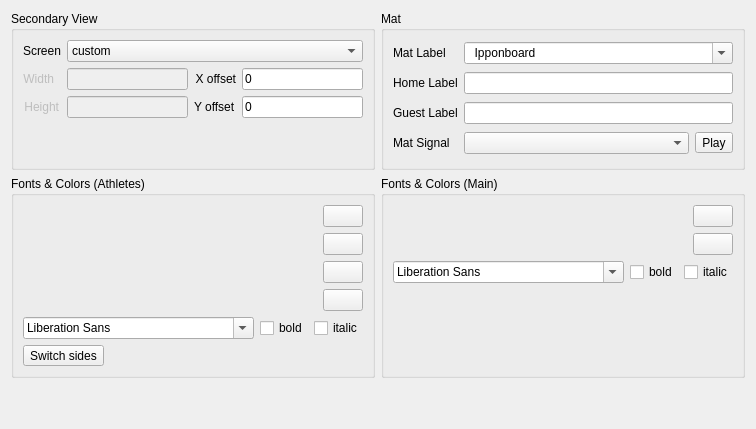
     <widget class="QWidget" name="tab_general">
      <attribute name="icon">
       <iconset resource="ipponboard.qrc">
        <normaloff>:/res/icons/settings.png</normaloff>:/res/icons/settings.png</iconset>
      </attribute>
      <attribute name="title">
       <string>General</string>
      </attribute>
      <layout class="QVBoxLayout" name="verticalLayout_6">
       <item>
        <layout class="QHBoxLayout" name="horizontalLayout_15" stretch="1,1">
         <property name="bottomMargin">
          <number>0</number>
         </property>
         <item>
          <widget class="QGroupBox" name="groupBox_2nd_view">
           <property name="title">
            <string>Secondary View</string>
           </property>
           <property name="checkable">
            <bool>false</bool>
           </property>
           <layout class="QGridLayout" name="gridLayout_4" columnstretch="1,0,0,0">
            <item row="2" column="2">
             <widget class="QLabel" name="label_offsetY">
              <property name="enabled">
               <bool>true</bool>
              </property>
              <property name="sizePolicy">
               <sizepolicy hsizetype="Fixed" vsizetype="Preferred">
                <horstretch>0</horstretch>
                <verstretch>0</verstretch>
               </sizepolicy>
              </property>
              <property name="text">
               <string>Y offset</string>
              </property>
             </widget>
            </item>
            <item row="1" column="3">
             <widget class="QLineEdit" name="lineEdit_offsetX">
              <property name="enabled">
               <bool>true</bool>
              </property>
              <property name="sizePolicy">
               <sizepolicy hsizetype="Expanding" vsizetype="Fixed">
                <horstretch>0</horstretch>
                <verstretch>0</verstretch>
               </sizepolicy>
              </property>
              <property name="maximumSize">
               <size>
                <width>16777215</width>
                <height>16777215</height>
               </size>
              </property>
              <property name="text">
               <string notr="true">0</string>
              </property>
             </widget>
            </item>
            <item row="0" column="0">
             <widget class="QLabel" name="label_screen">
              <property name="text">
               <string>Screen</string>
              </property>
             </widget>
            </item>
            <item row="1" column="1">
             <widget class="QLineEdit" name="lineEdit_fixedsize_width">
              <property name="enabled">
               <bool>false</bool>
              </property>
              <property name="sizePolicy">
               <sizepolicy hsizetype="Expanding" vsizetype="Fixed">
                <horstretch>0</horstretch>
                <verstretch>0</verstretch>
               </sizepolicy>
              </property>
              <property name="maximumSize">
               <size>
                <width>16777215</width>
                <height>16777215</height>
               </size>
              </property>
              <property name="inputMethodHints">
               <set>Qt::InputMethodHint::ImhDigitsOnly</set>
              </property>
             </widget>
            </item>
            <item row="1" column="2">
             <widget class="QLabel" name="label_offsetX">
              <property name="enabled">
               <bool>true</bool>
              </property>
              <property name="sizePolicy">
               <sizepolicy hsizetype="Fixed" vsizetype="Preferred">
                <horstretch>0</horstretch>
                <verstretch>0</verstretch>
               </sizepolicy>
              </property>
              <property name="text">
               <string>X offset</string>
              </property>
              <property name="alignment">
               <set>Qt::AlignmentFlag::AlignRight|Qt::AlignmentFlag::AlignTrailing|Qt::AlignmentFlag::AlignVCenter</set>
              </property>
             </widget>
            </item>
            <item row="1" column="0">
             <widget class="QLabel" name="label_screen_width">
              <property name="enabled">
               <bool>false</bool>
              </property>
              <property name="sizePolicy">
               <sizepolicy hsizetype="Fixed" vsizetype="Preferred">
                <horstretch>0</horstretch>
                <verstretch>0</verstretch>
               </sizepolicy>
              </property>
              <property name="text">
               <string>Width</string>
              </property>
              <property name="alignment">
               <set>Qt::AlignmentFlag::AlignRight|Qt::AlignmentFlag::AlignTrailing|Qt::AlignmentFlag::AlignVCenter</set>
              </property>
             </widget>
            </item>
            <item row="2" column="0">
             <widget class="QLabel" name="label_screen_height">
              <property name="enabled">
               <bool>false</bool>
              </property>
              <property name="sizePolicy">
               <sizepolicy hsizetype="Fixed" vsizetype="Fixed">
                <horstretch>0</horstretch>
                <verstretch>0</verstretch>
               </sizepolicy>
              </property>
              <property name="text">
               <string>Height</string>
              </property>
              <property name="alignment">
               <set>Qt::AlignmentFlag::AlignRight|Qt::AlignmentFlag::AlignTrailing|Qt::AlignmentFlag::AlignVCenter</set>
              </property>
             </widget>
            </item>
            <item row="0" column="1" colspan="3">
             <widget class="QComboBox" name="comboBox_screen">
              <item>
               <property name="text">
                <string>custom</string>
               </property>
              </item>
             </widget>
            </item>
            <item row="2" column="1">
             <widget class="QLineEdit" name="lineEdit_fixedsize_height">
              <property name="enabled">
               <bool>false</bool>
              </property>
              <property name="sizePolicy">
               <sizepolicy hsizetype="Expanding" vsizetype="Fixed">
                <horstretch>0</horstretch>
                <verstretch>0</verstretch>
               </sizepolicy>
              </property>
              <property name="minimumSize">
               <size>
                <width>0</width>
                <height>0</height>
               </size>
              </property>
              <property name="maximumSize">
               <size>
                <width>16777215</width>
                <height>16777215</height>
               </size>
              </property>
              <property name="inputMethodHints">
               <set>Qt::InputMethodHint::ImhDigitsOnly</set>
              </property>
             </widget>
            </item>
            <item row="2" column="3">
             <widget class="QLineEdit" name="lineEdit_offsetY">
              <property name="enabled">
               <bool>true</bool>
              </property>
              <property name="sizePolicy">
               <sizepolicy hsizetype="Expanding" vsizetype="Fixed">
                <horstretch>0</horstretch>
                <verstretch>0</verstretch>
               </sizepolicy>
              </property>
              <property name="maximumSize">
               <size>
                <width>16777215</width>
                <height>16777215</height>
               </size>
              </property>
              <property name="text">
               <string notr="true">0</string>
              </property>
             </widget>
            </item>
            <item row="3" column="0">
             <spacer name="verticalSpacer_4">
              <property name="orientation">
               <enum>Qt::Orientation::Vertical</enum>
              </property>
              <property name="sizeHint" stdset="0">
               <size>
                <width>20</width>
                <height>40</height>
               </size>
              </property>
             </spacer>
            </item>
           </layout>
          </widget>
         </item>
         <item>
          <widget class="QGroupBox" name="groupBox_sound">
           <property name="enabled">
            <bool>true</bool>
           </property>
           <property name="title">
            <string>Mat</string>
           </property>
           <property name="checkable">
            <bool>false</bool>
           </property>
           <layout class="QGridLayout" name="gridLayout_3" rowstretch="0,0,0,0,0" columnstretch="0,0">
            <item row="4" column="0">
             <widget class="QLabel" name="label_text_gong">
              <property name="frameShape">
               <enum>QFrame::Shape::NoFrame</enum>
              </property>
              <property name="text">
               <string>Mat Signal</string>
              </property>
             </widget>
            </item>
            <item row="0" column="1">
             <widget class="QComboBox" name="comboBox_mat">
              <property name="editable">
               <bool>true</bool>
              </property>
              <item>
               <property name="text">
                <string notr="true">  Ipponboard    </string>
               </property>
              </item>
              <item>
               <property name="text">
                <string>Mat 1</string>
               </property>
              </item>
              <item>
               <property name="text">
                <string>Mat 2</string>
               </property>
              </item>
              <item>
               <property name="text">
                <string>Mat 3</string>
               </property>
              </item>
              <item>
               <property name="text">
                <string>Mat 4</string>
               </property>
              </item>
              <item>
               <property name="text">
                <string>Mat 5</string>
               </property>
              </item>
              <item>
               <property name="text">
                <string>Mat 6</string>
               </property>
              </item>
              <item>
               <property name="text">
                <string>Mat 7</string>
               </property>
              </item>
              <item>
               <property name="text">
                <string>Mat 8</string>
               </property>
              </item>
              <item>
               <property name="text">
                <string>Mat 9</string>
               </property>
              </item>
              <item>
               <property name="text">
                <string>Mat 10</string>
               </property>
              </item>
             </widget>
            </item>
            <item row="4" column="1">
             <layout class="QHBoxLayout" name="horizontalLayout_2">
              <item>
               <widget class="QComboBox" name="comboBox_sound_time_ends"/>
              </item>
              <item>
               <widget class="QToolButton" name="toolButton_play_gong">
                <property name="text">
                 <string>Play</string>
                </property>
                <property name="icon">
                 <iconset resource="ipponboard.qrc">
                  <normaloff>:/res/icons/play.png</normaloff>:/res/icons/play.png</iconset>
                </property>
                <property name="toolButtonStyle">
                 <enum>Qt::ToolButtonStyle::ToolButtonTextBesideIcon</enum>
                </property>
                <property name="arrowType">
                 <enum>Qt::ArrowType::NoArrow</enum>
                </property>
               </widget>
              </item>
             </layout>
            </item>
            <item row="0" column="0">
             <widget class="QLabel" name="label_mat_number">
              <property name="text">
               <string>Mat Label</string>
              </property>
             </widget>
            </item>
            <item row="1" column="0">
             <widget class="QLabel" name="label_home">
              <property name="toolTip">
               <string>The text that is shown above the score for the &quot;home&quot; side</string>
              </property>
              <property name="text">
               <string>Home Label</string>
              </property>
             </widget>
            </item>
            <item row="1" column="1">
             <widget class="QLineEdit" name="lineEdit_labelHome"/>
            </item>
            <item row="2" column="0">
             <widget class="QLabel" name="label_guest">
              <property name="toolTip">
               <string>The text that is shown above the score for the &quot;guest&quot; side</string>
              </property>
              <property name="text">
               <string>Guest Label</string>
              </property>
             </widget>
            </item>
            <item row="2" column="1">
             <widget class="QLineEdit" name="lineEdit_labelGuest"/>
            </item>
           </layout>
          </widget>
         </item>
        </layout>
       </item>
       <item>
        <layout class="QHBoxLayout" name="horizontalLayout_5" stretch="1,1">
         <property name="leftMargin">
          <number>0</number>
         </property>
         <property name="bottomMargin">
          <number>0</number>
         </property>
         <item>
          <widget class="QGroupBox" name="groupBox_info_header">
           <property name="enabled">
            <bool>true</bool>
           </property>
           <property name="title">
            <string>Fonts &amp;&amp; Colors (Athletes)</string>
           </property>
           <layout class="QVBoxLayout" name="verticalLayout_8">
            <item>
             <layout class="QHBoxLayout" name="horizontalLayout_12" stretch="1,0">
              <property name="bottomMargin">
               <number>0</number>
              </property>
              <item>
               <widget class="ScaledText" name="text_color_first" native="true">
                <property name="minimumSize">
                 <size>
                  <width>50</width>
                  <height>50</height>
                 </size>
                </property>
                <property name="toolTip">
                 <string/>
                </property>
               </widget>
              </item>
              <item>
               <layout class="QVBoxLayout" name="verticalLayout_2">
                <item>
                 <widget class="QPushButton" name="toolButton_text_color_first">
                  <property name="maximumSize">
                   <size>
                    <width>50</width>
                    <height>16777215</height>
                   </size>
                  </property>
                  <property name="cursor">
                   <cursorShape>PointingHandCursor</cursorShape>
                  </property>
                  <property name="toolTip">
                   <string>Sets the foreground color</string>
                  </property>
                  <property name="text">
                   <string notr="true"/>
                  </property>
                  <property name="icon">
                   <iconset resource="ipponboard.qrc">
                    <normaloff>:/res/icons/color_fg.png</normaloff>:/res/icons/color_fg.png</iconset>
                  </property>
                  <property name="autoDefault">
                   <bool>false</bool>
                  </property>
                  <property name="flat">
                   <bool>false</bool>
                  </property>
                 </widget>
                </item>
                <item>
                 <widget class="QPushButton" name="toolButton_text_background_first">
                  <property name="sizePolicy">
                   <sizepolicy hsizetype="Preferred" vsizetype="Fixed">
                    <horstretch>0</horstretch>
                    <verstretch>0</verstretch>
                   </sizepolicy>
                  </property>
                  <property name="maximumSize">
                   <size>
                    <width>50</width>
                    <height>16777215</height>
                   </size>
                  </property>
                  <property name="cursor">
                   <cursorShape>PointingHandCursor</cursorShape>
                  </property>
                  <property name="toolTip">
                   <string>Sets the background color</string>
                  </property>
                  <property name="text">
                   <string notr="true"/>
                  </property>
                  <property name="icon">
                   <iconset resource="ipponboard.qrc">
                    <normaloff>:/res/icons/color_bg.png</normaloff>:/res/icons/color_bg.png</iconset>
                  </property>
                  <property name="autoDefault">
                   <bool>false</bool>
                  </property>
                  <property name="flat">
                   <bool>false</bool>
                  </property>
                 </widget>
                </item>
               </layout>
              </item>
             </layout>
            </item>
            <item>
             <layout class="QHBoxLayout" name="horizontalLayout_17" stretch="1,0">
              <property name="bottomMargin">
               <number>0</number>
              </property>
              <item>
               <widget class="ScaledText" name="text_color_second" native="true">
                <property name="minimumSize">
                 <size>
                  <width>50</width>
                  <height>50</height>
                 </size>
                </property>
               </widget>
              </item>
              <item>
               <layout class="QVBoxLayout" name="verticalLayout_9">
                <item>
                 <widget class="QPushButton" name="toolButton_text_color_second">
                  <property name="maximumSize">
                   <size>
                    <width>50</width>
                    <height>16777215</height>
                   </size>
                  </property>
                  <property name="cursor">
                   <cursorShape>PointingHandCursor</cursorShape>
                  </property>
                  <property name="toolTip">
                   <string>Sets the foreground color</string>
                  </property>
                  <property name="text">
                   <string notr="true"/>
                  </property>
                  <property name="icon">
                   <iconset resource="ipponboard.qrc">
                    <normaloff>:/res/icons/color_fg.png</normaloff>:/res/icons/color_fg.png</iconset>
                  </property>
                  <property name="autoDefault">
                   <bool>false</bool>
                  </property>
                  <property name="flat">
                   <bool>false</bool>
                  </property>
                 </widget>
                </item>
                <item>
                 <widget class="QPushButton" name="toolButton_text_background_second">
                  <property name="sizePolicy">
                   <sizepolicy hsizetype="Preferred" vsizetype="Fixed">
                    <horstretch>0</horstretch>
                    <verstretch>0</verstretch>
                   </sizepolicy>
                  </property>
                  <property name="maximumSize">
                   <size>
                    <width>50</width>
                    <height>16777215</height>
                   </size>
                  </property>
                  <property name="cursor">
                   <cursorShape>PointingHandCursor</cursorShape>
                  </property>
                  <property name="toolTip">
                   <string>Sets the background color</string>
                  </property>
                  <property name="text">
                   <string notr="true"/>
                  </property>
                  <property name="icon">
                   <iconset resource="ipponboard.qrc">
                    <normaloff>:/res/icons/color_bg.png</normaloff>:/res/icons/color_bg.png</iconset>
                  </property>
                  <property name="autoDefault">
                   <bool>false</bool>
                  </property>
                  <property name="flat">
                   <bool>false</bool>
                  </property>
                 </widget>
                </item>
               </layout>
              </item>
             </layout>
            </item>
            <item>
             <layout class="QHBoxLayout" name="horizontalLayout_7">
              <property name="rightMargin">
               <number>0</number>
              </property>
              <property name="bottomMargin">
               <number>0</number>
              </property>
              <item>
               <widget class="QFontComboBox" name="fontComboBox_fighters">
                <property name="fontFilters">
                 <set>QFontComboBox::FontFilter::ScalableFonts</set>
                </property>
               </widget>
              </item>
              <item>
               <widget class="QCheckBox" name="checkBox_fighters_bold">
                <property name="text">
                 <string>bold</string>
                </property>
               </widget>
              </item>
              <item>
               <widget class="QCheckBox" name="checkBox_fighters_italic">
                <property name="text">
                 <string>italic</string>
                </property>
               </widget>
              </item>
             </layout>
            </item>
            <item>
             <widget class="QToolButton" name="toolButton_switchSides">
              <property name="text">
               <string>Switch sides</string>
              </property>
             </widget>
            </item>
           </layout>
          </widget>
         </item>
         <item>
          <widget class="QGroupBox" name="groupBox">
           <property name="title">
            <string>Fonts &amp;&amp; Colors (Main)</string>
           </property>
           <layout class="QVBoxLayout" name="verticalLayout_4" stretch="0,0,0">
            <item>
             <layout class="QHBoxLayout" name="horizontalLayout_18" stretch="1,0">
              <property name="bottomMargin">
               <number>0</number>
              </property>
              <item>
               <widget class="ScaledText" name="text_text_sample" native="true">
                <property name="minimumSize">
                 <size>
                  <width>50</width>
                  <height>50</height>
                 </size>
                </property>
               </widget>
              </item>
              <item>
               <layout class="QVBoxLayout" name="verticalLayout_10">
                <item>
                 <widget class="QPushButton" name="toolButton_text_color">
                  <property name="maximumSize">
                   <size>
                    <width>50</width>
                    <height>16777215</height>
                   </size>
                  </property>
                  <property name="cursor">
                   <cursorShape>PointingHandCursor</cursorShape>
                  </property>
                  <property name="toolTip">
                   <string>Sets the foreground color</string>
                  </property>
                  <property name="text">
                   <string/>
                  </property>
                  <property name="icon">
                   <iconset resource="ipponboard.qrc">
                    <normaloff>:/res/icons/color_fg.png</normaloff>:/res/icons/color_fg.png</iconset>
                  </property>
                  <property name="autoDefault">
                   <bool>false</bool>
                  </property>
                  <property name="default">
                   <bool>false</bool>
                  </property>
                  <property name="flat">
                   <bool>false</bool>
                  </property>
                 </widget>
                </item>
                <item>
                 <widget class="QPushButton" name="toolButton_text_background">
                  <property name="sizePolicy">
                   <sizepolicy hsizetype="Preferred" vsizetype="Fixed">
                    <horstretch>0</horstretch>
                    <verstretch>0</verstretch>
                   </sizepolicy>
                  </property>
                  <property name="maximumSize">
                   <size>
                    <width>50</width>
                    <height>16777215</height>
                   </size>
                  </property>
                  <property name="cursor">
                   <cursorShape>PointingHandCursor</cursorShape>
                  </property>
                  <property name="toolTip">
                   <string>Sets the background color</string>
                  </property>
                  <property name="text">
                   <string notr="true"/>
                  </property>
                  <property name="icon">
                   <iconset resource="ipponboard.qrc">
                    <normaloff>:/res/icons/color_bg.png</normaloff>:/res/icons/color_bg.png</iconset>
                  </property>
                  <property name="flat">
                   <bool>false</bool>
                  </property>
                 </widget>
                </item>
               </layout>
              </item>
             </layout>
            </item>
            <item>
             <layout class="QHBoxLayout" name="horizontalLayout_10">
              <property name="topMargin">
               <number>0</number>
              </property>
              <item>
               <widget class="QFontComboBox" name="fontComboBox_infoHeader">
                <property name="fontFilters">
                 <set>QFontComboBox::FontFilter::ScalableFonts</set>
                </property>
               </widget>
              </item>
              <item>
               <widget class="QCheckBox" name="checkBox_text_bold">
                <property name="text">
                 <string>bold</string>
                </property>
               </widget>
              </item>
              <item>
               <widget class="QCheckBox" name="checkBox_text_italic">
                <property name="text">
                 <string>italic</string>
                </property>
               </widget>
              </item>
             </layout>
            </item>
            <item>
             <spacer name="verticalSpacer">
              <property name="orientation">
               <enum>Qt::Orientation::Vertical</enum>
              </property>
              <property name="sizeHint" stdset="0">
               <size>
                <width>20</width>
                <height>40</height>
               </size>
              </property>
             </spacer>
            </item>
           </layout>
          </widget>
         </item>
        </layout>
       </item>
       <item>
        <spacer name="verticalSpacer_3">
         <property name="orientation">
          <enum>Qt::Orientation::Vertical</enum>
         </property>
         <property name="sizeHint" stdset="0">
          <size>
           <width>20</width>
           <height>40</height>
          </size>
         </property>
        </spacer>
       </item>
      </layout>
     </widget>
